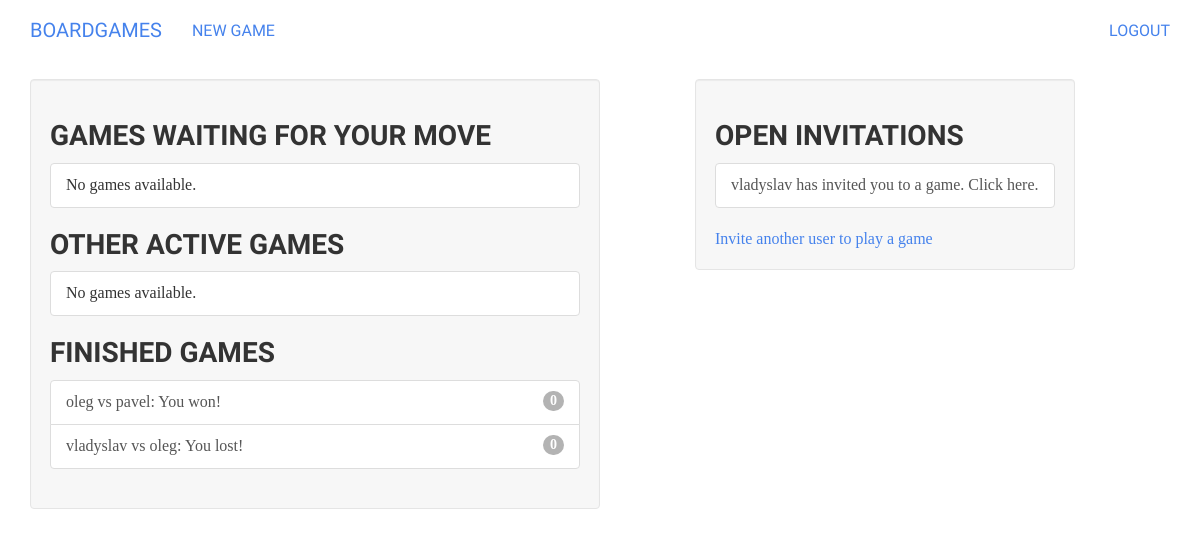
/user/home (signed in), run on an earlier commit of the app's database.
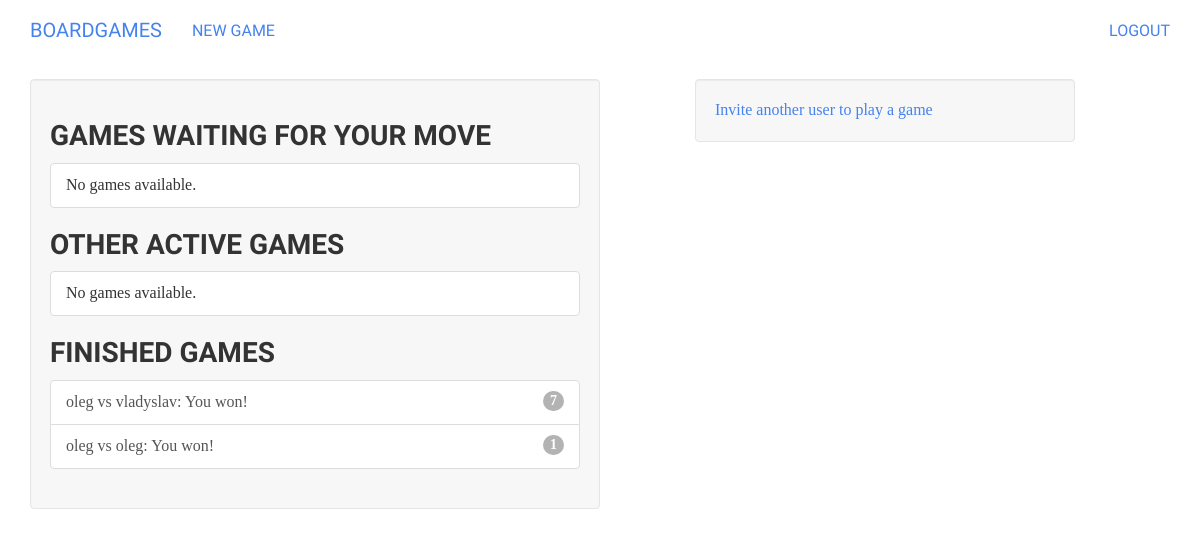
And on a later commit of the database.
### tictactoe/models.py (models this page shows, shortened)
class Game(models.Model):
    first_player = models.ForeignKey(User, related_name="games_first_player")
    second_player = models.ForeignKey(User, related_name="games_second_player")
    next_to_move = models.ForeignKey(User, related_name="games_to_move")
    start_time = models.DateTimeField(auto_now_add=True)
    last_active = models.DateTimeField(auto_now=True)
    status = models.CharField(max_length=1, default='A',
                              choices=GAME_STATUS_CHOICES)
    objects = GamesManager()
    def get_absolute_url(self):
        return reverse('tictactoe_game_detail', args=[self.id])
    def __str__(self):
        return "{0} vs {1}".format(self.first_player, self.second_player)

class Invitation(models.Model):
    from_user = models.ForeignKey(User, related_name="invitations_sent")
    to_user = models.ForeignKey(User, related_name="invitations_received",
                                verbose_name="User to invite",
                                help_text="Please select the user you want to play a game with")
    message = models.CharField("Optional Message", max_length=300, blank=True,
                               help_text="Adding a friendly message is never a bad idea!")
    timestamp = models.DateTimeField(auto_now_add=True)

### user/views.py (the view)
@login_required
def home(request):
    my_games = Game.objects.games_for_user(request.user)
    active_games = my_games.filter(status="A")
    finished_games = my_games.exclude(status="A")
    waiting_games = active_games.filter(next_to_move=request.user)
    invitations = request.user.invitations_received.all()
    context = {'waiting_games': waiting_games,
                'finished_games': finished_games,
                'invitations': invitations}
    return render(request, "user/home.html", context)

### tictactoe/models.py (called while the page is built)
    def games_for_user(self, user):
        return super(GamesManager, self).get_queryset().filter(
            Q(first_player_id=user.id) | Q(second_player_id=user.id))

### user/templates/user/home.html (shortened to what this page needs)
{% extends "base.html" %}
{% block content %}
    <div class="well col-sm-6">
        {% include "tictactoe/game_list_snippet.html" with header="Games waiting for your move" games_list=waiting_games %}
        {% include "tictactoe/game_list_snippet.html" with header="Other active games" games_list=other_games %}
        {% include "tictactoe/game_list_snippet.html" with header="Finished games" games_list=finished_games %}
    </div>
    <div class="well col-sm-4 col-sm-push-1">
        {% if invitations %}
            <h3 class="panel-header">Open invitations</h3>
            <div class="list-group" >
                {% for inv in invitations %}
                    <a class="list-group-item" href="{% url 'tictactoe_accept_invitation' pk=inv.id %}">
                        {{ inv.from_user.username }} has invited you to a game. Click here.
                    </a>
                {% endfor %}
            </div>
        {% endif %}
        <a href="{% url 'tictactoe_invite' %}">Invite another user to play a game</a>
    </div>
{% endblock content %}

### templates/base.html (shortened to what this page needs)
{% load staticfiles %}
<!DOCTYPE html>
 <html class="no-js">
    <head>
        {% block styling %}
            <link rel="stylesheet" href="{% static 'bootstrap/css/bootstrap.min.css' %}">
        {% endblock styling %}
    </head>
    <body>
    <nav class="navbar navbar-default navbar-static-top">
      <div class="container">
        <div class="navbar-header">
            {% if user.is_authenticated %}
              <a class="navbar-brand" href="{% url 'user_home' %}">Boardgames</a>
            {% else %}
              <a class="navbar-brand" href="{% url 'boardgames_home' %}">Boardgames</a>
            {% endif %}
        </div>
         <ul class="nav navbar-nav">
              {% if user.is_authenticated %}
                <li><a href="{% url 'tictactoe_invite' %}">New Game</a></li>
              {% endif %}
        </ul>
         <ul class="nav navbar-nav navbar-right">
            {% if user.is_authenticated %}
                <li><a href="{% url 'boardgames_logout' %}">Logout</a></li>
            {% else %}
                <li><a href="{% url 'boardgames_login' %}">Login</a></li>
            {% endif %}
         </ul>
      </div>
    </nav>
    <div class="container">
        {% block content %}
        {% endblock content %}
    </div>
    </body>
</html>

### tictactoe/templates/tictactoe/game_list_snippet.html
<h3 class="panel-header">{{ header }}</h3>
<div class="list-group" >
    {% for game in games_list %}
        <a class="list-group-item" href="{{ game.get_absolute_url }}">
            {{ game }}:
            {% if game.status == "A" %}
                {% if game.next_to_move == user %}Your turn{% else %}Waiting for opponents move{% endif %}
            {% elif game.status == "D" %}
                Draw
            {% elif game.status == "F" and user == game.first_player %}
                You won!
            {% elif game.status == "S" and user == game.second_player %}
                You won!
            {% else %}
                You lost!
            {% endif %}
            <span class="badge">{{ game.move_set.count }}</span></a>
    {% empty %}
        <span class="list-group-item">No games available.</span>
    {% endfor %}
</div>

What changed in the data, as far as the page shows it:
no longer on this page (row edited): Game: first_player+second_player "oleg vs pavel", status "You won!", move_set.count "0"
no longer on this page (row edited): Game: first_player+second_player "vladyslav vs oleg", status "You lost!", move_set.count "0"
removed Invitation: from_user.username "vladyslav"
added Game: first_player+second_player "oleg vs vladyslav", status "You won!", move_set.count "7"
added Game: first_player+second_player "oleg vs oleg", status "You won!", move_set.count "1"
Also different on the page:
text no longer shown: "OPEN INVITATIONS"
